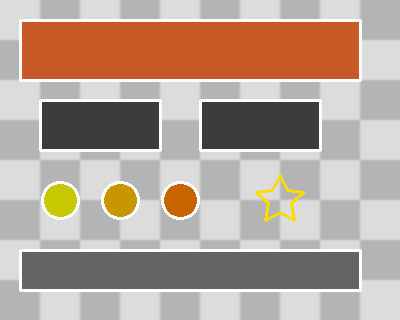
#> input picture ui-extractor/assets/sample_checkerboard.png, 400 x 320 px
$ python -i remove_bg.py   (imports and definitions only)
#> lines starting #> are read from the running program, lines starting #| are printed output that depends on the picture; after the words box and inside, x2 and y2 are one past the last pixel; in counts of white or black regions, pixels touching at a corner belong together
### ui-extractor/scripts/detect_checkerboard.py
"""Checkerboard pattern detection.

Provides a robust multi-strategy detector for checkerboard-style backgrounds:

1. **Primary**: `cv2.findChessboardCornersSB` (sparse-based, OpenCV 4.5+)
2. **Fallback 1**: `cv2.findChessboardCorners` (legacy Harris-based)
3. **Fallback 2**: local variance texture detection (no pattern size required)

Returns either detected corner positions (N x 1 x 2 array) or ``None``.
"""

from __future__ import annotations

import logging
from typing import Tuple

import cv2
import numpy as np

logger = logging.getLogger(__name__)


def detect_checkerboard(
    image: np.ndarray,
    pattern_size: Tuple[int, int] = (9, 6),
) -> tuple[np.ndarray | None, float]:
    """Detect an inner-corner checkerboard pattern.

    Args:
        image: BGR or grayscale image.
        pattern_size: ``(cols, rows)`` of inner corners. For a 10x7 squares
            board this would be ``(9, 6)``.

    Returns:
        Tuple of ``(corners, confidence)`` where ``corners`` is an ``(N, 1, 2)``
        float32 array, or ``(None, 0.0)`` if detection failed.
    """
    gray = _ensure_gray(image)

    # 1) Try SB (sparse-based) variant first
    if hasattr(cv2, "findChessboardCornersSB"):
        try:
            retval, corners = cv2.findChessboardCornersSB(gray, pattern_size, None)
            if retval and corners is not None and len(corners) >= 4:
                return corners, _confidence_from_sb(corners, pattern_size, gray)
        except cv2.error as exc:  # pragma: no cover - defensive
            logger.debug("findChessboardCornersSB failed: %s", exc)

    # 2) Try legacy Harris-based detector
    try:
        retval, corners = cv2.findChessboardCorners(gray, pattern_size, None)
        if retval and corners is not None and len(corners) >= 4:
            refined = _refine_corners(gray, corners)
            return refined, _confidence_from_grid(refined, pattern_size, gray)
    except cv2.error as exc:  # pragma: no cover - defensive
        logger.debug("findChessboardCorners failed: %s", exc)

    # 3) Texture-based fallback: estimate grid period via autocorrelation
    corners = _detect_by_texture(gray, pattern_size)
    if corners is not None:
        return corners, 0.4  # lower confidence
    return None, 0.0


# ─── Helpers ───────────────────────────────────────────────────────


def _ensure_gray(image: np.ndarray) -> np.ndarray:
    if image.ndim == 2:
        return image
    if image.shape[2] == 4:
        image = image[:, :, :3]
    return cv2.cvtColor(image, cv2.COLOR_BGR2GRAY)


# [30 lines left out: functions _refine_corners, _confidence_from_sb, _confidence_from_grid, not called in this run]


def _detect_by_texture(
    gray: np.ndarray, pattern_size: tuple[int, int]
) -> np.ndarray | None:
    """Estimate a regular grid via local-variance peaks and assemble corners.

    Used as last-resort fallback when ``findChessboardCorners`` variants fail
    (e.g. soft-gradient checkerboards). Returns ``None`` when the input does
    not show a clear checkerboard texture.
    """
    # Local variance: checkerboard regions have high variance
    g = gray.astype(np.float32)
    mean = cv2.boxFilter(g, -1, (15, 15))
    sqmean = cv2.boxFilter(g * g, -1, (15, 15))
    var = np.maximum(sqmean - mean * mean, 0)

    var_norm = cv2.normalize(var, None, 0, 255, cv2.NORM_MINMAX).astype(np.uint8)
    _, thresh = cv2.threshold(var_norm, 25, 255, cv2.THRESH_BINARY)

    coverage = float(thresh.mean()) / 255.0
    if coverage < 0.05 or coverage > 0.95:
        return None

    # Find the principal period via FFT of the variance signal
    h, w = gray.shape
    cols, rows = pattern_size
    sample_y = h // 2
    row_signal = var[sample_y, :].astype(np.float32)
    period = _estimate_period(row_signal, expected=cols)
    if period is None:
        return None

    sample_x = w // 2
    col_signal = var[:, sample_x].astype(np.float32)
    row_period = _estimate_period(col_signal, expected=rows)
    if row_period is None:
        return None

    # Approximate corners as a regular grid
    pts = []
    y0 = (h - row_period * (rows - 1)) / 2
    x0 = (w - period * (cols - 1)) / 2
    for r in range(rows):
        for c in range(cols):
            pts.append([[x0 + c * period, y0 + r * row_period]])
    return np.array(pts, dtype=np.float32)


def _estimate_period(signal: np.ndarray, expected: int) -> float | None:
    """Estimate the period of an oscillating signal using FFT.

    Looks for a peak in the frequency spectrum that aligns with the expected
    number of cycles across the signal length.
    """
    if signal.std() < 0.1:
        return None
    n = len(signal)
    spectrum = np.abs(np.fft.rfft(signal - signal.mean()))
    freqs = np.fft.rfftfreq(n, d=1.0)
    if len(spectrum) <= 2:
        return None
    # Ignore the DC component
    spectrum[0] = 0
    peak_idx = int(np.argmax(spectrum))
    if freqs[peak_idx] <= 0:
        return None
    return 1.0 / freqs[peak_idx]

### ui-extractor/scripts/remove_bg.py
"""Background removal: chroma key (green/blue/white/black) + checkerboard.

The chroma implementation is copied from the spritesheet skill's ``chroma.py``
(2026-06-16) so that this skill remains self-contained. If the spritesheet
chroma algorithm changes, copy the updated function here to keep behaviour
in sync.

Also implements:
- Checkerboard background removal (foreground mask from corner hull)
- Auto background-type detection (chroma vs checkerboard)
- Unified ``remove_bg`` entry point
"""

from __future__ import annotations

import logging
from typing import Tuple

import cv2
import numpy as np

from detect_checkerboard import detect_checkerboard

logger = logging.getLogger(__name__)


# ─── HSV ranges (copied from spritesheet skill 2026-06-16) ──────────

BG_HSV_RANGES = {
    "green": [
        # Standard green screen: high saturation + medium-high value
        {"h": (30, 90), "s": (80, 255), "v": (80, 255)},
        # Bright green screen (overexposed): lower saturation, high value
        {"h": (30, 90), "s": (50, 255), "v": (180, 255)},
    ],
    "blue": [
        {"h": (85, 135), "s": (80, 255), "v": (80, 255)},
        {"h": (85, 135), "s": (50, 255), "v": (180, 255)},
    ],
    "white": [
        {"h": (0, 180), "s": (0, 30), "v": (200, 255)},
    ],
    "black": [
        {"h": (0, 180), "s": (0, 255), "v": (0, 50)},
    ],
}


# ─── Auto background colour detection (copied from spritesheet 2026-06-16) ──


# [95 lines left out: functions detect_bg_color, remove_chroma_bg, not called in this run]


# ─── Checkerboard background removal ────────────────────────────────


def remove_checkerboard_bg(
    image: np.ndarray,
    corners: np.ndarray | None = None,
    pattern_size: Tuple[int, int] = (9, 6),
) -> Tuple[np.ndarray, np.ndarray]:
    """Remove a checkerboard background and return ``(bgra, foreground_mask)``.

    Strategy:
      1. Detect the checkerboard corners (or use the provided ones).
      2. Build a convex-hull ROI covering the checkerboard region.
      3. Inside the ROI, classify foreground vs checkerboard using an
         adaptive colour/brightness mask.
      4. Outside the ROI, mark pixels as background (0).

    Note: corner detection is unreliable on UI/text images. We only trust
    detected corners when the confidence is >= 0.5; otherwise we fall back
    to the adaptive mask directly (no ROI restriction).
    """
    h, w = image.shape[:2]
    if corners is None:
        corners, confidence = detect_checkerboard(image, pattern_size)
    else:
        confidence = 1.0  # caller-provided corners are trusted

    use_corners = corners is not None and confidence >= 0.5

    if not use_corners:
        if corners is not None:
            logger.warning(
                "Checkerboard corners detected but confidence %.2f too low; "
                "skipping ROI restriction",
                confidence,
            )
        mask = _adaptive_checkerboard_mask(image)
    else:
        # Build ROI from the convex hull
        pts = corners.reshape(-1, 2).astype(np.int32)
        hull = cv2.convexHull(pts)
        roi_mask = np.zeros((h, w), dtype=np.uint8)
        cv2.fillConvexPoly(roi_mask, hull, 255)

        sat_fg = _adaptive_checkerboard_mask(image)
        mask = cv2.bitwise_and(sat_fg, roi_mask)

    # Clean up the mask
    mask = _clean_foreground_mask(mask)

    bgra = cv2.cvtColor(image, cv2.COLOR_BGR2BGRA)
    bgra[:, :, 3] = mask
    return bgra, mask


# [42 lines left out: functions _hull_mask, _variance_fallback_mask, _saturation_fallback_mask, not called in this run]


def _adaptive_checkerboard_mask(image: np.ndarray) -> np.ndarray:
    """Foreground mask combining colour and brightness heuristics.

    Designed for the common case of a light-grey checkerboard containing
    a mix of coloured AND grey UI elements (buttons, text bars, icons).

    A pixel is considered foreground when ANY of these hold:
      - High HSV saturation (coloured element)
      - Much darker than the background grey (black/dark UI element)
      - Visibly different from the dominant background grey level

    The algorithm samples the four corners to estimate the background
    grey level, then classifies everything that deviates significantly
    from that grey as foreground.
    """
    hsv = cv2.cvtColor(image, cv2.COLOR_BGR2HSV)
    gray = cv2.cvtColor(image, cv2.COLOR_BGR2GRAY)
    h, w = image.shape[:2]
    margin = int(min(h, w) * 0.02)

    corner_samples = np.concatenate(
        [
            gray[0:margin, 0:margin].flatten(),
            gray[0:margin, w - margin:w].flatten(),
            gray[h - margin:h, 0:margin].flatten(),
            gray[h - margin:h, w - margin:w].flatten(),
        ]
    )
    bg_gray = float(np.median(corner_samples))

    sat = hsv[:, :, 1]
    coloured = sat > 25
    dark = gray < (bg_gray - 40)
    deviant = np.abs(gray.astype(int) - int(bg_gray)) > 35

    mask = (coloured | dark | deviant).astype(np.uint8) * 255
    return mask


def _clean_foreground_mask(mask: np.ndarray) -> np.ndarray:
    """Morphological cleanup of the foreground mask."""
    kernel_small = cv2.getStructuringElement(cv2.MORPH_ELLIPSE, (3, 3))
    kernel_large = cv2.getStructuringElement(cv2.MORPH_ELLIPSE, (7, 7))
    mask = cv2.morphologyEx(mask, cv2.MORPH_OPEN, kernel_large, iterations=1)
    mask = cv2.morphologyEx(mask, cv2.MORPH_CLOSE, kernel_small, iterations=2)
    # Light blur for soft edges
    mask = cv2.GaussianBlur(mask, (3, 3), 0)
    return mask


# ─── Auto background-type detection ────────────────────────────────


def detect_bg_type(image: np.ndarray) -> str:
    """Return ``"chroma"``, ``"checkerboard"`` or ``"unknown"``.

    Decision order (most-reliable signal first):
      1. **Chroma check first**: if the four corners all have a high
         saturation and a single dominant hue, the background is a chroma
         key (green/blue). This is the most reliable signal because a
         solid-colour background is unambiguous.
      2. **Checkerboard check**: if the corners are NOT chroma but show
         visible texture (corner BGR std > 15), the background is most
         likely a checkerboard.
      3. **Low-sat chroma fallback**: white or black backgrounds have low
         saturation but ``detect_bg_color`` catches them.
    """
    h, w = image.shape[:2]
    margin = int(min(h, w) * 0.05)

    corner_pixels = np.vstack(
        [
            image[0:margin, 0:margin].reshape(-1, 3),
            image[0:margin, w - margin:w].reshape(-1, 3),
            image[h - margin:h, 0:margin].reshape(-1, 3),
            image[h - margin:h, w - margin:w].reshape(-1, 3),
        ]
    ).astype(np.float32)
    corner_std = corner_pixels.std(axis=0).mean()

    hsv = cv2.cvtColor(image, cv2.COLOR_BGR2HSV)
    corner_hsv = np.vstack(
        [
            hsv[0:margin, 0:margin].reshape(-1, 3),
            hsv[0:margin, w - margin:w].reshape(-1, 3),
            hsv[h - margin:h, 0:margin].reshape(-1, 3),
            hsv[h - margin:h, w - margin:w].reshape(-1, 3),
        ]
    )
    corner_sat_mean = corner_hsv[:, 1].mean()
    corner_sat_std = corner_hsv[:, 1].std()
    corner_hue_std = corner_hsv[:, 0].std()

    # Step 1: solid colour chroma (high saturation, low std across corners)
    if corner_sat_mean > 100 and corner_sat_std < 40 and corner_hue_std < 25:
        return "chroma"

    # Step 2: high corner BGR std = visible texture = likely checkerboard
    if corner_std > 15:
        return "checkerboard"

    # Step 3: low-saturation chroma (white or black backgrounds)
    bg = detect_bg_color(image)
    if bg in ("green", "blue", "white", "black"):
        return "chroma"
    return "unknown"


# ─── Unified entry point ────────────────────────────────────────────


def remove_bg(
    image: np.ndarray,
    bg_type: str = "auto",
    bg_color: str = "auto",
    pattern_size: Tuple[int, int] = (9, 6),
) -> Tuple[np.ndarray, np.ndarray, str]:
    """Remove the background and return ``(bgra, mask, used_bg_type)``."""
    if bg_type == "auto":
        detected = detect_bg_type(image)
        logger.info("Auto-detected background type: %s", detected)
        bg_type = detected if detected != "unknown" else "chroma"

    if bg_type == "checkerboard":
        bgra, mask = remove_checkerboard_bg(image, pattern_size=pattern_size)
    elif bg_type == "chroma":
        bgra, mask = remove_chroma_bg(image, bg_color=bg_color)
    else:
        raise ValueError(f"Unknown bg_type: {bg_type}")

    return bgra, mask, bg_type

>>> import cv2
>>> picture = cv2.imread('../assets/sample_checkerboard.png')
#> picture is the input picture: shape (320, 400, 3); mean B, G, R 152.7, 164, 181.7
>>> result = remove_bg(picture)
#> in detect_bg_type, `corner_pixels = np.vstack( [ image[0:margin, 0:margin].reshape(-1, 3),..`: corner_pixels = 1024 rows, first 8: [220, 220, 220], [220, 220, 220], [220, 220, 220], [220, 220, 220], [220, 220, 220], [220, 220, 220], [220, 220, 220], [220, 220, 220]
#> in detect_bg_type, `corner_std = corner_pixels.std(axis=0).mean()`: corner_std = 20
#> in detect_bg_type, `hsv = cv2.cvtColor(image, cv2.COLOR_BGR2HSV)`: hsv: shape (320, 400, 3); mean H, S, V 1.9, 36.6, 181.7
#> in detect_bg_type, `corner_hsv = np.vstack( [ hsv[0:margin, 0:margin].reshape(-1, 3), hsv[..`: corner_hsv = 1024 rows, first 8: [0, 0, 220], [0, 0, 220], [0, 0, 220], [0, 0, 220], [0, 0, 220], [0, 0, 220], [0, 0, 220], [0, 0, 220]
#> in detect_bg_type, `corner_sat_mean = corner_hsv[:, 1].mean()`: corner_sat_mean = 0
#> in remove_bg, `detected = detect_bg_type(image)`: detected = 'checkerboard'
#> in _ensure_gray, `return cv2.cvtColor(image, cv2.COLOR_BGR2GRAY)`:
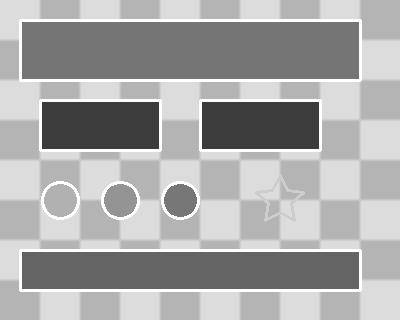
#> returned value: shape (320, 400); min 60, max 255, mean 168
#> in detect_checkerboard, `retval, corners = cv2.findChessboardCornersSB(gray, pattern_size, None)`: retval = False
#> in detect_checkerboard, `retval, corners = cv2.findChessboardCorners(gray, pattern_size, None)`: corners = None
#> in _detect_by_texture, `mean = cv2.boxFilter(g, -1, (15, 15))`:
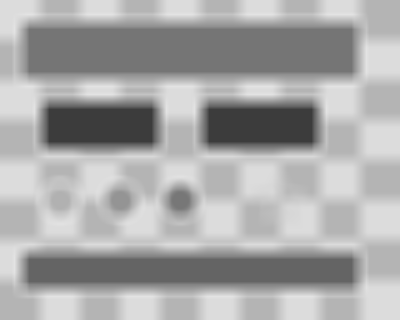
#> mean: shape (320, 400) float32; min 60, max 227, mean 168
#> in _detect_by_texture, `sqmean = cv2.boxFilter(g * g, -1, (15, 15))`:
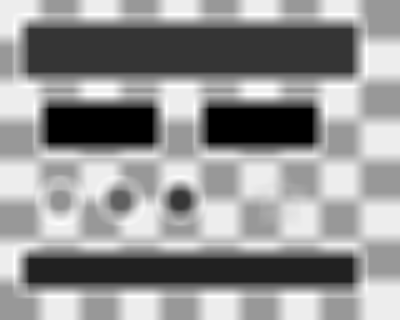
#> sqmean: shape (320, 400) float32; min 3600, max 51725, mean 31347.5; drawn with min black and max white
#> in _detect_by_texture, `var = np.maximum(sqmean - mean * mean, 0)`:
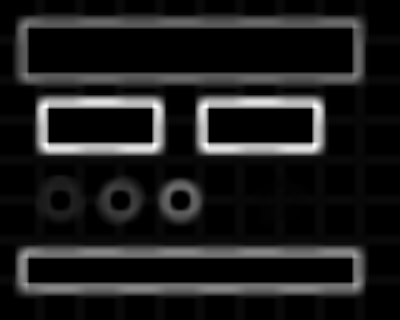
#> var: shape (320, 400) float32; min 0, max 8730.7, mean 984.2; drawn with min black and max white
#> in _detect_by_texture, `_, thresh = cv2.threshold(var_norm, 25, 255, cv2.THRESH_BINARY)`:
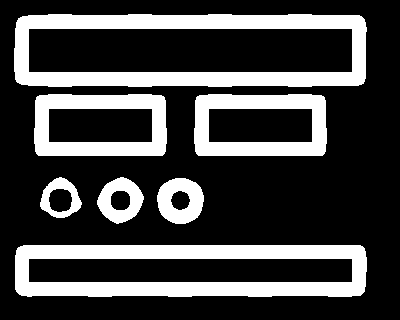
#> thresh: shape (320, 400); 26.9% white; 7 white regions, largest, box (x1, y1, x2, y2) and area: (14, 14, 367, 87) 11149, (15, 245, 367, 297) 10514, (34, 94, 167, 156) 4640
#> in _detect_by_texture, `coverage = float(thresh.mean()) / 255.0`: coverage = 0.269
#> in _detect_by_texture, `row_signal = var[sample_y, :].astype(np.float32)`: row_signal = 400 values, max 340.3 at index 49, min 290.6 at index 34, mean 323.6
#> in _estimate_period, `n = len(signal)`: n = 400
#> in _estimate_period, `spectrum = np.abs(np.fft.rfft(signal - signal.mean()))`: spectrum = 201 values, max 5088.5 at index 10, min 0.00488 at index 0, mean 126.8
#> in _estimate_period, `freqs = np.fft.rfftfreq(n, d=1.0)`: freqs = 201 values from 0 to 0.5
#> in _estimate_period, `peak_idx = int(np.argmax(spectrum))`: peak_idx = 10
#> in _detect_by_texture, `period = _estimate_period(row_signal, expected=cols)`: period = 40
#> in _detect_by_texture, `col_signal = var[:, sample_x].astype(np.float32)`: col_signal = 320 values, max 7221 at index 109, min 0 at index 29, mean 1812.6
#> in _detect_by_texture, `row_period = _estimate_period(col_signal, expected=rows)`: row_period = 160
#> in _detect_by_texture, `y0 = (h - row_period * (rows - 1)) / 2`: y0 = -240
#> in _detect_by_texture, `x0 = (w - period * (cols - 1)) / 2`: x0 = 40
#> after the loop in _detect_by_texture, `for r in range(rows):`: pts = 54 items
#> in detect_checkerboard, `corners = _detect_by_texture(gray, pattern_size)`: corners = 54 rows, first 8: [40, -240], [80, -240], [120, -240], [160, -240], [200, -240], [240, -240], [280, -240], [320, -240]
#> in remove_checkerboard_bg, `corners, confidence = detect_checkerboard(image, pattern_size)`: confidence = 0.4
#> in remove_checkerboard_bg, `use_corners = corners is not None and confidence >= 0.5`: use_corners = False
#> in _adaptive_checkerboard_mask, `corner_samples = np.concatenate( [ gray[0:margin, 0:margin].flatten(),..`: corner_samples = 144 values, max 220 at index 0, min 180 at index 36, mean 200
#> in _adaptive_checkerboard_mask, `bg_gray = float(np.median(corner_samples))`: bg_gray = 200
#> in _adaptive_checkerboard_mask, `coloured = sat > 25`:
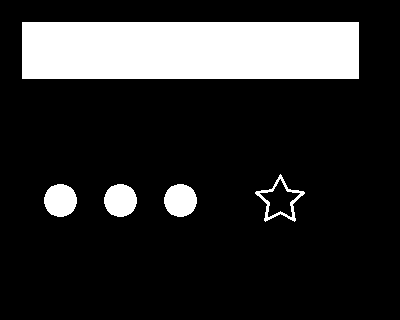
#> coloured: shape (320, 400) bool; 17.4% white; 5 white regions, box (x1, y1, x2, y2) and area: (22, 22, 359, 79) 19209, (44, 184, 77, 217) 855, (104, 184, 137, 217) 855, (164, 184, 197, 217) 855, (255, 174, 305, 222) 454
#> in _adaptive_checkerboard_mask, `dark = gray < (bg_gray - 40)`: dark: shape (320, 400) bool; 34.7% white; 6 white regions, box (x1, y1, x2, y2) and area: (22, 22, 359, 79) 19209, (22, 252, 359, 289) 12469, (42, 102, 159, 149) 5499, (202, 102, 319, 149) 5499, (104, 184, 137, 217) 855, (164, 184, 197, 217) 855
#> in _adaptive_checkerboard_mask, `deviant = np.abs(gray.astype(int) - int(bg_gray)) > 35`: deviant: shape (320, 400) bool; 40.7% white; 7 white regions, largest, box (x1, y1, x2, y2) and area: (19, 19, 362, 82) 21605, (19, 249, 362, 292) 14745, (39, 99, 162, 152) 6515
#> in _clean_foreground_mask, `mask = cv2.morphologyEx(mask, cv2.MORPH_OPEN, kernel_large, iterations..`: mask: shape (320, 400); 41.4% white; 7 white regions, largest, box (x1, y1, x2, y2) and area: (19, 19, 362, 82) 21593, (19, 249, 362, 292) 14733, (39, 99, 162, 152) 6503
#> in _clean_foreground_mask, `mask = cv2.GaussianBlur(mask, (3, 3), 0)`:
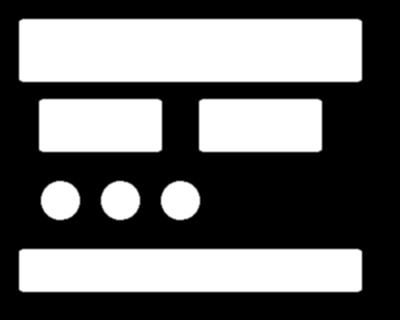
#> mask: shape (320, 400); min 0, max 255, mean 105.4
